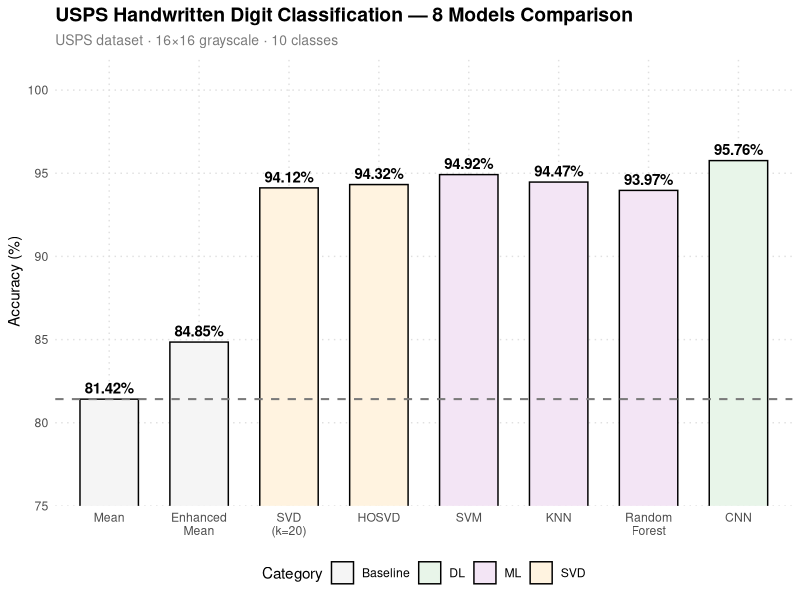
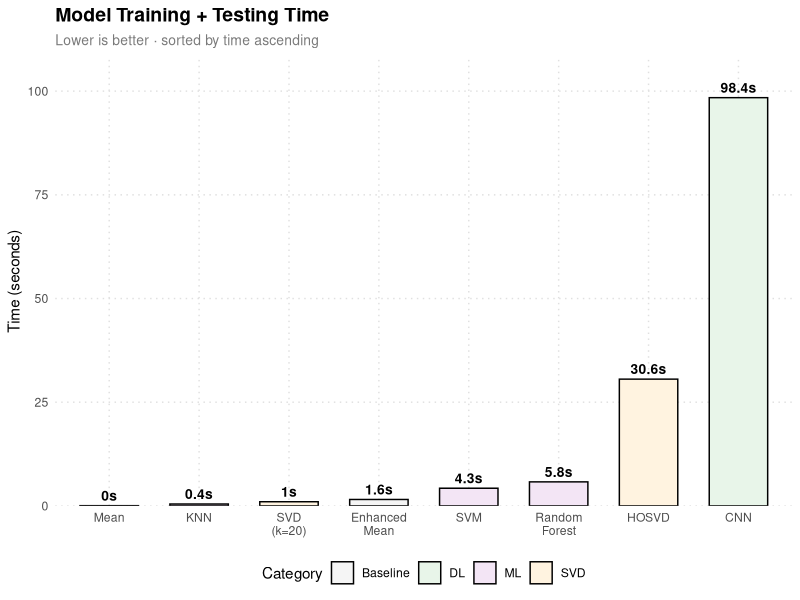

Reproduce these figures in R, in order.
## ---- chunk 1
library(ggplot2)
library(tidyverse)
library(gridExtra)
library(scales)

# Personal visual DNA
c1  <- "#18A3A3"      # teal (primary)
c2  <- "#FF4D8D"      # rose pink (accent)
c3  <- "#7A7A7A"      # mid grey
c4  <- "#000000"      # border / text
acc <- "#E65100"      # deep orange (trend / highlight)

theme1 <- function() {
  theme_minimal(base_family = "sans") +
    theme(
      text             = element_text(colour = c4),
      plot.title       = element_text(face = "bold", size = 14),
      plot.subtitle    = element_text(size = 10, colour = c3),
      axis.title       = element_text(size = 11),
      panel.grid.minor = element_blank(),
      panel.grid.major = element_line(colour = "#E0E0E0", linetype = "dotted")
    )
}
## ---- chunk 2
df_acc <- data.frame(
  model = factor(
    c("Mean", "Enhanced\nMean", "SVD\n(k=20)", "HOSVD", "SVM", "KNN", "Random\nForest", "CNN"),
    levels = c("Mean", "Enhanced\nMean", "SVD\n(k=20)", "HOSVD", "SVM", "KNN", "Random\nForest", "CNN")
  ),
  accuracy = c(81.42, 84.85, 94.12, 94.32, 94.92, 94.47, 93.97, 95.76),
  category = c("Baseline", "Baseline", "SVD", "SVD", "ML", "ML", "ML", "DL")
)

ggplot(df_acc, aes(x = model, y = accuracy, fill = category)) +
  geom_col(colour = c4, width = 0.65) +
  geom_text(aes(label = paste0(accuracy, "%")),
            vjust = -0.5, fontface = "bold", size = 3.8, colour = c4) +
  geom_hline(yintercept = 81.42, linetype = "dashed",
             colour = c3, linewidth = 0.7) +
  scale_fill_manual(values = c("Baseline" = "#F5F5F5", "SVD" = "#FFF3E0",
                                "ML" = "#F3E5F5", "DL" = "#E8F5E9")) +
  scale_y_continuous(expand = expansion(mult = c(0, 0.08))) +
  coord_cartesian(ylim = c(75, 100)) +
  labs(title = "USPS Handwritten Digit Classification — 8 Models Comparison",
       subtitle = "USPS dataset · 16×16 grayscale · 10 classes",
       x = NULL, y = "Accuracy (%)", fill = "Category") +
  theme1() +
  theme(legend.position = "bottom")
## ---- chunk 3
df_time <- data.frame(
  model = factor(
    c("Mean", "KNN", "SVD\n(k=20)", "Enhanced\nMean", "SVM", "Random\nForest", "HOSVD", "CNN"),
    levels = c("Mean", "KNN", "SVD\n(k=20)", "Enhanced\nMean", "SVM", "Random\nForest", "HOSVD", "CNN")
  ),
  time = c(0.05, 0.45, 1.00, 1.55, 4.26, 5.79, 30.57, 98.43),
  category = c("Baseline", "ML", "SVD", "Baseline", "ML", "ML", "SVD", "DL")
)

ggplot(df_time, aes(x = model, y = time, fill = category)) +
  geom_col(colour = c4, width = 0.65) +
  geom_text(aes(label = paste0(round(time, 1), "s")),
            vjust = -0.5, fontface = "bold", size = 3.5, colour = c4) +
  scale_fill_manual(values = c("Baseline" = "#F5F5F5", "SVD" = "#FFF3E0",
                                "ML" = "#F3E5F5", "DL" = "#E8F5E9")) +
  scale_y_continuous(expand = expansion(mult = c(0, 0.1))) +
  labs(title = "Model Training + Testing Time",
       subtitle = "Lower is better · sorted by time ascending",
       x = NULL, y = "Time (seconds)", fill = "Category") +
  theme1() +
  theme(legend.position = "bottom")
